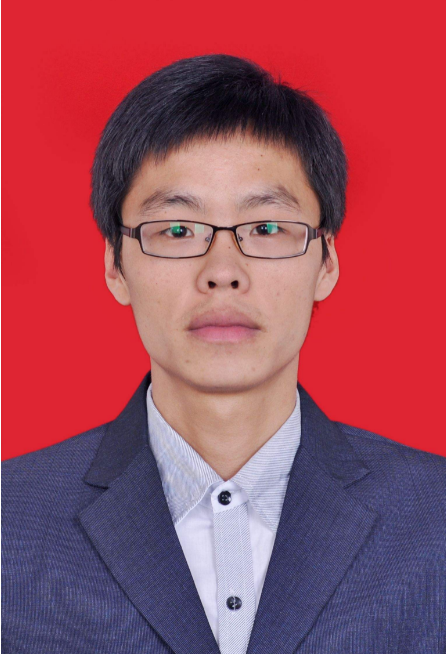
#> input picture 07机器学习/1.png, 446 x 654 px
$ jupyter execute '03基于Haar+Adaboost人脸识别.ipynb'
#> lines starting #> are read from the running program, lines starting #| are printed output that depends on the picture; after the words box and inside, x2 and y2 are one past the last pixel; in counts of white or black regions, pixels touching at a corner belong together
[cell 1]
# haar 1 什么事haar？ 特征 = 像素经过运算得到的结果（结果可能是：具体值，向量，矩阵，多维）
# 如何利用特征区分目标？ 阈值判决
# 如何得到判决？ 机器学习
import cv2
import numpy as np

face_xml = cv2.CascadeClassifier('haarcascade_frontalface_default.xml')
eye_xml = cv2.CascadeClassifier('haarcascade_eye.xml')
# load jpg
img = cv2.imread('1.png')
#> img is the input picture: shape (654, 446, 3); mean B, G, R 91.1, 74.3, 158.8
cv2.imshow('src',img)

gray = cv2.cvtColor(img,cv2.COLOR_BGR2GRAY)
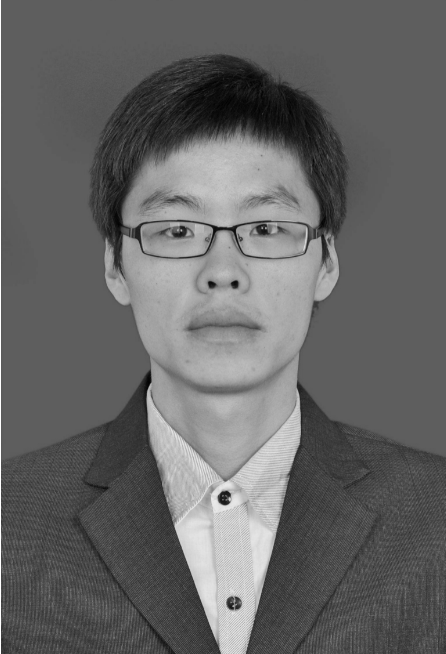
#> gray: shape (654, 446); min 2, max 255, mean 101.4

faces = face_xml.detectMultiScale(gray,1.3,5)
#> faces = [[74, 125, 292, 292]]
print('face=',len(faces))
#| face= 1

for(x,y,w,h) in faces:
    cv2.rectangle(img,(x,y),(x+w,y+h),(255,0,0),2)
    roi_face = gray[y:y+h,x:x+w]
    roi_color = img[y:y+h,x:x+w]
    # 1 gray
    eyes = eye_xml.detectMultiScale(roi_face,1.3,35)
    print('eye=',len(eyes))
    for (e_x,e_y,e_w,e_h) in eyes:
        cv2.rectangle(roi_color,(e_x,e_y),(e_x+e_w,e_y+e_h),(0,255,0),2)
#> this loop made 1 pass
#| eye= 0
#> pass 1, `roi_face = gray[y:y+h,x:x+w]`:
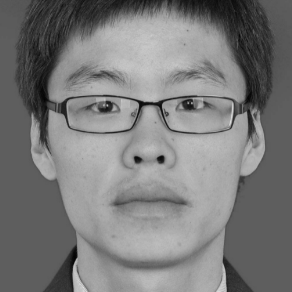
#> roi_face: shape (292, 292); min 3, max 223, mean 122.8
#> pass 1, `roi_color = img[y:y+h,x:x+w]`:
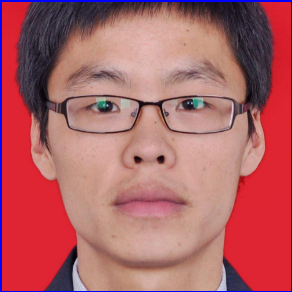
#> roi_color: shape (292, 292, 3); mean B, G, R 102.7, 98.3, 174.8
#> after the loop:
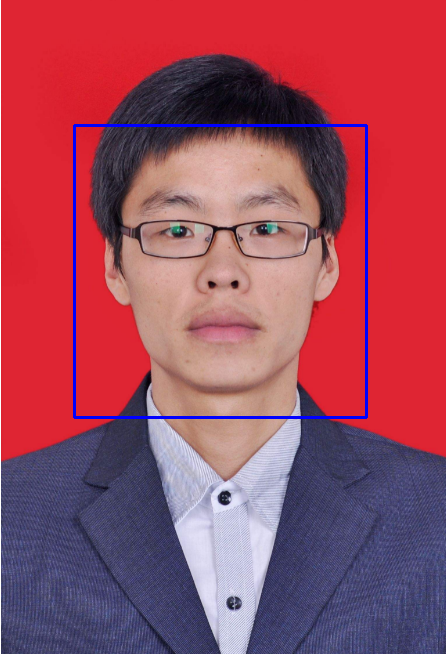
#> img: shape (654, 446, 3); 1.2% of pixels changed, all inside (x1, y1, x2, y2) = (73, 124, 368, 419)
cv2.imshow('dst',img)
cv2.waitKey(0)
#> Out = 27
